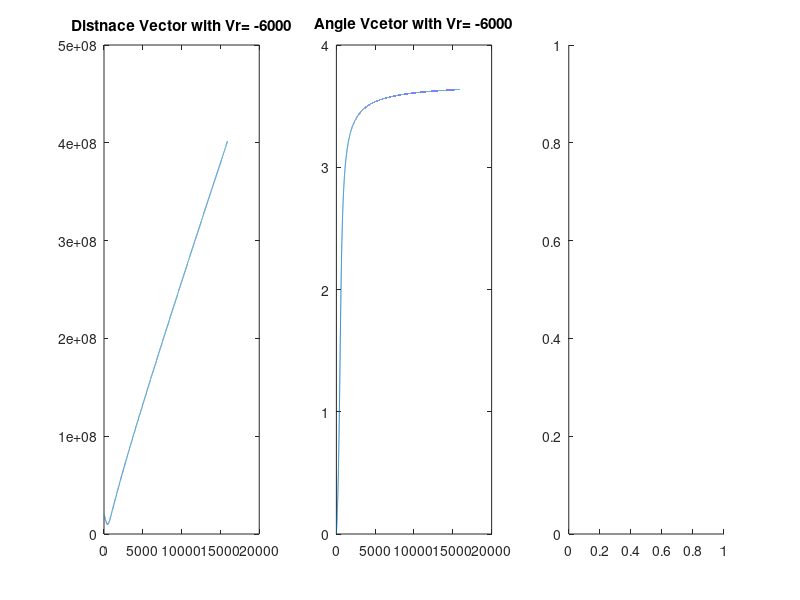

The MATLAB source for this figure: (Note: this script raises an error after producing the figure.)
close all
clear all
clc
%% Initialization of variables

%%% Decleration of Variables with Initial Condition %%%%% We need to decleare these variables in float %%%%%%
r=2.0e7;   v_r=-6000;  v_theta= 5000;  theta=0;                            
d_t= 5;                             
r_vec = []; theta_vec = []; R_vec = []; Theta_vec = [];
a=2*r;   %%% supposing r to be rp 

%%% Initilaization of variable
G=6.67408e-11;                   
Mp=5.972e24 ;                    
dr_n = v_r *d_t;                     
dtheta_n= (v_theta * d_t)/r ;    
r_n=r;                           
theta_n=theta;                   

%%%%% Using Initial Conditions %%%%%%
  
%%%%% Caclutaion of Time required to stay in the desired elliptical orbit %%%%%%%%
mu = G*Mp; 
T_Assumed= (2*pi*sqrt(a*a*a))/(sqrt(mu)) %%%assumed Time period
 
 %%% Writing The recursive Equations%%%%%%
%% Cacluation of Recursive Values
for i=1:d_t:T_Assumed

    %%%%Calculating rdaial distance and angle of orbit
     r_n1= r_n + dr_n; 
    theta_n1= theta_n + dtheta_n;
 
    dr_n1 = dr_n+(((r_n+(0.5*dr_n))*(dtheta_n^2)) - (mu /(r_n^2)*(d_t^2)));
    dtheta_n1 = dtheta_n - [(2*dr_n*dtheta_n)/(r_n + (0.5*dr_n))];
  
    %%% Assigning the delta values %%%%%
   
   dr_n = dr_n1;    
   dtheta_n = dtheta_n1;
   r_n = r_n1;
   theta_n= theta_n1;
   
   %%%%% Creating the Distance Vector and Angle Vector
  r_vec = [r_vec r_n1];
  theta_vec = [theta_vec theta_n1];
end
%% Calculation of Ecentricity and Time period
e= (max(r_vec)-r)/(max(r_vec)+r)
sma = (max(r_vec)+r)/2;
T_Aprrox= (2*pi*sqrt(sma^3))/(sqrt(mu))


%% Plotting the calculated distance and Angle vectors in rectangular and polar cordinates 

figure;
   subplot (1,3,1); plot(r_vec);title('Distnace Vector with Vr= -6000');
   subplot (1,3,2); plot(theta_vec); title('Angle Vcetor with Vr= -6000');
   subplot (1,3,3); polarplot(theta_vec,r_vec); title('Orbital plot in Polar Cordinates with Vr= -6000');

 %% Recalculating the vectors based on Cacluated Time value
 %%%nitializing the values again 
DR_n = v_r *d_t;                     
DTheta_n= (v_theta * d_t)/r ;    
R_n=r;                           
Theta_n=theta; 

 for j=1:d_t:T_Aprrox

    %%%%Calculating rdaial distance and angle of orbit
     R_n1= R_n + DR_n; 
    Theta_n1= Theta_n + DTheta_n;
    
    DR_n1 = DR_n+(((R_n+(0.5*DR_n))*(DTheta_n^2)) - (mu /(R_n^2)*(d_t^2)));
    DTheta_n1 = DTheta_n - [(2*DR_n*DTheta_n)/(R_n + (0.5*DR_n))];
   
  
    %%% Assigning the delta values %%%%%
   
   DR_n = DR_n1;
   DTheta_n = DTheta_n1;
   R_n = R_n1;
   Theta_n= Theta_n1;
   
   %%%%% Creating the Distance Vector and Angle Vector
  R_vec = [R_vec R_n1];
  Theta_vec = [Theta_vec Theta_n1];
 end
 %%%%%% Cacluating The actual Time Period %%%%%%%
 
 
 %% Replotting the values
figure;
   subplot (1,3,1); plot(R_vec);title('Actual Distnace Vector with Vr= -6000');
   subplot (1,3,2); plot(Theta_vec); title('Actual Angle Vcetor with Vr= -6000');
   subplot (1,3,3); polarplot(Theta_vec,R_vec); title('Actual Orbital plot in Polar Cordinates with Vr= -6000');


   